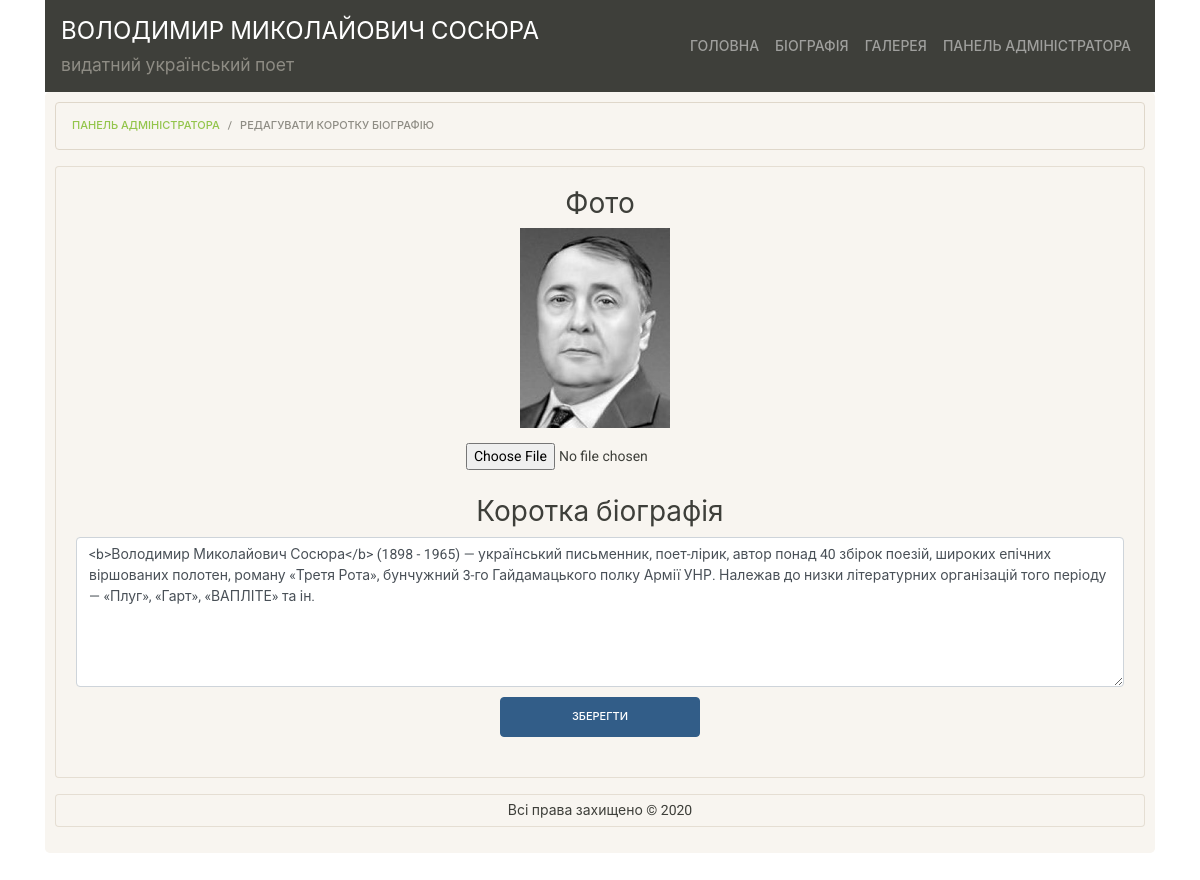
Screenshot of /lab10/public/admin/edit_short_bio.php (signed in) with the database file from the repository.
### tables this page shows
CREATE TABLE `site_head` (
  `id` int(11) NOT NULL,
  `author_full_name` varchar(50) NOT NULL,
  `description` varchar(50) NOT NULL
);

CREATE TABLE `main_page_contents` (
  `id` int(11) NOT NULL,
  `photo` varchar(50) NOT NULL,
  `text` longtext NOT NULL
);

### lab10/src/services/Utils.php (called while the page is built, shortened)
<?php
class Utils {
    public static function get_file_hash($filename) {
        return date('YmdHis', filemtime($filename));
    }
}

### lab10/src/services/Auth.php (called while the page is built, shortened)
<?php
require_once __DIR__."/../dao/UserDaoPdo.php";
class Auth {
    private static ?Auth $singleton = null;
    private PDO $db;
    private UserDaoPdo $userDao;
    private ?User $user;
    private function __construct(PDO $db) {
        $this->db = $db;
        $this->userDao = new UserDaoPdo($db);
        $this->user = null;
        $this->tryRestoreFromSession();
    }
    private function tryRestoreFromSession() {
        if (isset($_SESSION['username']) && isset($_SESSION['password'])) {
            $username = $_SESSION['username'];
            $user = $this->userDao->findOneWithUsername($username);
            $this->user = $user;
        }
    }
    public static function instance() {
        if (Auth::$singleton == null) {
            include __DIR__."/../../config/db.php";
            Auth::$singleton = new Auth($db);
        }
        return Auth::$singleton;
    }
    public function getDb() {
        return $this->db;
    }
    public function isLoggedIn() {
        return $this->user != null;
    }
    public function isLoggedAsEditor() {
        return $this->isLoggedIn() && $this->user->isEditor();
    }
}

### lab10/src/dao/PdoDao.php (called while the page is built, shortened)
<?php
abstract class PdoDao {
    protected PDO $db;
    public function __construct(PDO $db) {
        $this->db = $db;
    }
    public function getById($id) {
        $stmt = $this->db->prepare("SELECT * FROM `{$this->getTableName()}` WHERE `id` = ?");
        $stmt->execute([$id]);
        $row = $stmt->fetch();
        return $this->associativeArrayToObject($row);
    }
}

### lab10/src/dao/SiteHeadDaoPdo.php (called while the page is built, shortened)
<?php
require_once __DIR__ . "/../models/SiteHead.php";
require_once __DIR__ . "/PdoDao.php";
class SiteHeadDaoPdo extends PdoDao {
    protected function getTableName() {
        return self::TABLE_NAME;
    }
    protected function associativeArrayToObject($arr) {
        return SiteHead::fromArray($arr);
    }
}

### lab10/src/models/SiteHead.php (called while the page is built, shortened)
<?php
class SiteHead {
    private $author_full_name;
    private $description;
    public static function fromArray($arr) {
        $obj = new SiteHead();
        foreach ($arr as $key => $value) {
            if (is_numeric($key)) continue;
            $obj->{$key} = $value;
        }
        return $obj;
    }
    public function getAuthorFullName() {
        return $this->author_full_name;
    }
    public function getDescription() {
        return $this->description;
    }
}

### lab10/src/dao/UserDaoPdo.php (called while the page is built, shortened)
<?php
require_once __DIR__ . "/../models/User.php";
require_once __DIR__ . "/PdoDao.php";
class UserDaoPdo extends PdoDao {
    protected function getTableName() {
        return self::TABLE_NAME;
    }
    protected function associativeArrayToObject($arr) {
        return User::fromArray($arr);
    }
    public function findOneWithUsername($username) {
        $stmt = $this->db->prepare("SELECT * FROM `{$this->getTableName()}` WHERE `username` = ?");
        $stmt->execute([$username]);
        $row = $stmt->fetch();
        return $this->associativeArrayToObject($row);
    }
}

### lab10/src/models/User.php (called while the page is built, shortened)
<?php
class User {
    private $role_id;
    public function isEditor() {
        return $this->getRoleId() >= 2;
    }
    public function getRoleId() {
        return $this->role_id;
    }
}

### lab10/src/dao/MainPagesContentDaoPdo.php (called while the page is built, shortened)
<?php
require_once __DIR__ . "/../models/MainPagesContent.php";
require_once __DIR__ . "/PdoDao.php";
class MainPagesContentDaoPdo extends PdoDao {
    protected function getTableName() {
        return self::TABLE_NAME;
    }
    protected function associativeArrayToObject($arr) {
        return MainPagesContent::fromArray($arr);
    }
}

### lab10/src/models/MainPagesContent.php (called while the page is built, shortened)
<?php
class MainPagesContent {
    private $photo;
    private $text;
    public static function fromArray($arr) {
        $obj = new MainPagesContent();
        foreach ($arr as $key => $value) {
            $obj->{$key} = $value;
        }
        return $obj;
    }
    public function getPhoto() {
        return $this->photo;
    }
    public function getText() {
        return $this->text;
    }
}

### lab10/public/admin/edit_short_bio.php (the view, shortened to what this page needs)
<?php
require_once __DIR__."/../../src/services/Auth.php";
if (!Auth::instance()->isLoggedAsEditor()) {
    header("Location: ./login.php");
    die();
}
$mainPagesPdo = new MainPagesContentDaoPdo(Auth::instance()->getDb());
$mainPages = $mainPagesPdo->getById(1);
$shortBio = EditShortBioHandler::getShortBio();
if (empty($shortBio)) {
    $shortBio = $mainPages->getText();
}
$breadcrumb_path = [
    "Панель адміністратора" => "./",
    "Редагувати коротку біографію" => "#",
];
require_once __DIR__."/../templates/head.php";
?>
<div class="card bg-light mb-3">
    <div class="card-body justify-content-end">
        <form method="POST" enctype="multipart/form-data">
            <div class="row justify-content-center" style="font-size: 18px;">
                <h2>Фото</h2>
            </div>
            <div class="row justify-content-center">
                <img id="selected_image" src="../upload/<?= $mainPages->getPhoto(); ?>" class="portrait-small">
            </div>
            <div class="row justify-content-center" style="margin-top: 15px;">
                <input id="select_image" name="portrait" type="file" onchange="on_image_changed();">
            </div>
            <div class="row justify-content-center" style="font-size: 18px; margin-top: 25px;">
                <h2>Коротка біографія</h2>
            </div>
            <div class="row">
                <div class="col-md-12">
                    <textarea name="short_bio" class="edit_text form-control" style="min-height: 150px;"><?= $shortBio; ?></textarea>
                </div>
            </div>
            <div class="row justify-content-center">
                <input type="submit" class="save-btn btn btn-primary" value="Зберегти">
            </div>
        </form>
    </div>
</div>
<?php
require_once __DIR__."/../templates/footer.php";
?>

### lab10/public/templates/head.php (shortened to what this page needs)
<?php
require_once __DIR__."/../../src/services/Utils.php";
require_once __DIR__."/../../src/services/Auth.php";
require_once __DIR__."/../../src/dao/SiteHeadDaoPdo.php";
$siteHeadPdo = new SiteHeadDaoPdo(Auth::instance()->getDb());
$siteHead = $siteHeadPdo->getById(1);
?>
<!DOCTYPE html>
<html lang="ua">
<head>
    <link rel="stylesheet" href="/assets/css/bootstrap.css?hash=<?= Utils::get_file_hash(__DIR__."/../assets/css/bootstrap.css"); ?>">
    <link rel="stylesheet" href="/assets/css/main.css?hash=<?= Utils::get_file_hash(__DIR__."/../assets/css/main.css"); ?>">
    <link rel="stylesheet" href="/assets/css/ekko-lightbox.css?hash=<?= Utils::get_file_hash(__DIR__."/../assets/css/ekko-lightbox.css"); ?>">
</head>
<body>
<div class="container">
    <nav class="navbar navbar-expand-lg navbar-dark bg-primary">
    <div class="row">
      <div class="col">
        <div class="row">
        <div class="col">
            <a class="navbar-brand" href="/"><?= $siteHead->getAuthorFullName(); ?></a>
        </div>
        </div>
        <div class="row">
        <div class="col">
            <h5 class="text-secondary"><?= $siteHead->getDescription(); ?></h5>
        </div>
        </div>
      </div>
    </div>
    <div class="collapse navbar-collapse justify-content-end" id="navbarColor01">
        <ul class="navbar-nav">
        <li class="nav-item <?= empty($is_nav_page_main) ? '' : 'active'; ?>">
            <a class="nav-link top-menu-link" href="/">Головна</a>
        </li>
        <li class="nav-item <?= empty($is_nav_page_bio) ? '' : 'active'; ?>">
            <a class="nav-link top-menu-link" href="/biography.php">Біографія</a>
        </li>
        <li class="nav-item <?= empty($is_nav_page_gallery) ? '' : 'active'; ?>">
            <a class="nav-link top-menu-link" href="/gallery.php">Галерея</a>
        </li>
        <?php if (Auth::instance()->isLoggedAsEditor()): ?>
        <li class="nav-item <?= empty($is_nav_page_admin) ? '' : 'active'; ?>">
            <a class="nav-link top-menu-link" href="/admin/">Панель адміністратора</a>
        </li>
        <?php endif; ?>
        </ul>
    </div>
    </nav>
    <div class="jumbotron content">
      <ol class="breadcrumb">
        <?php
        foreach ($breadcrumb_path as $key => $value):
            if ($key != array_key_last($breadcrumb_path)):
        ?>
            <li class="breadcrumb-item"><a href="<?= $value; ?>"><?= $key; ?></a></li>
        <?php
            else:
        ?>
            <li class="breadcrumb-item active"><?= $key; ?></li>
        <?php
            endif;
        endforeach;
        ?>
      </ol>

### lab10/public/assets/css/main.css (style rules this page uses)
.navbar-brand { font-size: 24px; }
.top-menu-link { font-size: 14px !important; }
.content { padding: 10px; }
.portrait-small { width: 150px; height: 200px; margin: 0; margin-right: 10px; }
.edit_text { -webkit-box-sizing: border-box; -moz-box-sizing: border-box; box-sizing: border-box; width: 100%; height: 300px; }
.save-btn { margin-top: 10px; width: 200px; height: 40px; }

### rows the page displays
site_head: author_full_name "ВОЛОДИМИР МИКОЛАЙОВИЧ СОСЮРА", description "видатний український поет"
main_page_contents: photo (picture), short_bio "<b>Володимир Миколайович Сосюра</b> (1898 - 1965) — український письменник, поет-лірик, автор понад 40 збірок поезій, широких епічних віршованих полотен, роману «Третя Рота», бунчужний 3-го Гайдамацького полку Армії УНР. Належав до низки літературних організацій того періоду — «Плуг», «Гарт», «ВАПЛІТЕ» та ін."

### other values shown
$key "ПАНЕЛЬ АДМІНІСТРАТОРА"
$key "РЕДАГУВАТИ КОРОТКУ БІОГРАФІЮ"
